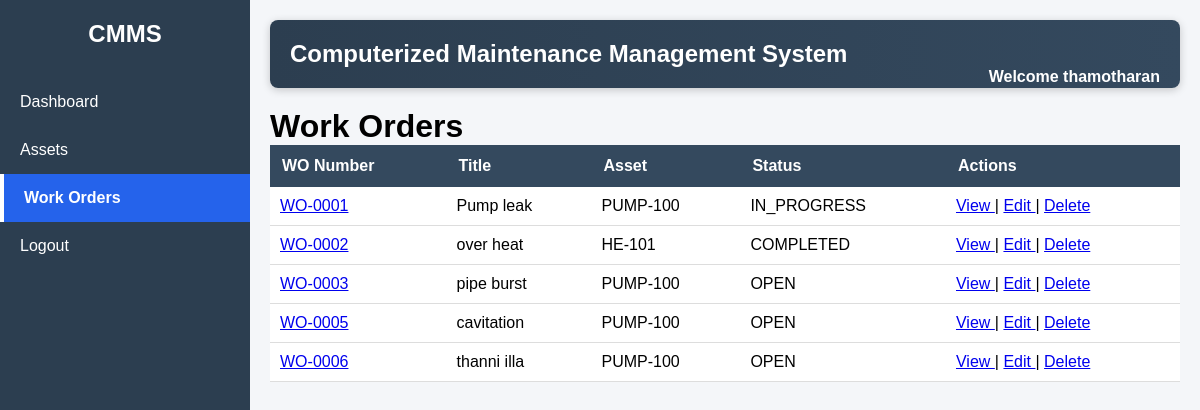
Page /workorders/ (signed in) on the committed database.
### workorders/models.py (models this page shows, shortened)
class WorkOrder(models.Model):
    STATUS_CHOICES = [
        ('OPEN', 'Open'),
        ('IN_PROGRESS', 'In Progress'),
        ('COMPLETED', 'Completed'),
    ]
    work_order_number = models.CharField(
        max_length=20,
        unique=True,
        blank=True
    )
    title = models.CharField(
        max_length=200
    )
    description = models.TextField()
    asset = models.ForeignKey(
        Asset,
        on_delete=models.CASCADE
    )
    status = models.CharField(
        max_length=20,
        choices=STATUS_CHOICES,
        default='OPEN'
    )
    created_date = models.DateField(
        auto_now_add=True
    )

### assets/models.py (models this page shows, shortened)
class Asset(models.Model):
    STATUS_CHOICES = [
        ('ACTIVE', 'Active'),
        ('INACTIVE', 'Inactive'),
        ('UNDER_MAINTENANCE', 'Under Maintenance'),
    ]
    CRITICALITY_CHOICES = [
        ('LOW', 'Low'),
        ('MEDIUM', 'Medium'),
        ('HIGH', 'High'),
    ]
    asset_code = models.CharField(max_length=50, unique=True)
    name = models.CharField(max_length=200)
    installation_date = models.DateField()
    status = models.CharField(
        max_length=20,
        choices=STATUS_CHOICES,
        default='ACTIVE'
    )
    criticality = models.CharField(
        max_length=10,
        choices=CRITICALITY_CHOICES,
        default='MEDIUM'
    )
    created_at = models.DateTimeField(auto_now_add=True)
    updated_at = models.DateTimeField(auto_now=True)

### workorders/views.py (the view)
# urls.py: path('', work_order_list, name='work_order_list'),
@login_required
def work_order_list(request):
    work_orders = get_all_work_orders()
    return render(
        request,
        'workorders/work_order_list.html',
        {
            'work_orders': work_orders,
            "current_page": "workorders",
        }
    )

### workorders/services.py (called while the page is built)
def get_all_work_orders():
    return WorkOrder.objects.all()

### templates/workorders/work_order_list.html
{% extends 'base.html' %}
{% block content %}
<h1>Work Orders</h1>
<table>
    <tr>
        <th>WO Number</th>
        <th>Title</th>
        <th>Asset</th>
        <th>Status</th>
        <th>Actions</th>
    </tr>
    {% for work_order in work_orders %}
    <tr>
        <td>
            <a href="/workorders/{{ work_order.id }}/">
                {{ work_order.work_order_number }}
            </a>
        </td>
        <td>
            {{ work_order.title }}
        </td>
        <td>
            {{ work_order.asset.asset_code }}
        </td>
        <td>
            {{ work_order.status }}
        </td>
        <td>
            <a href="/workorders/{{ work_order.id }}/">
                View
            </a>
            |
            <a href="/workorders/{{ work_order.id }}/edit/">
                Edit
            </a>
            |
            <a href="/workorders/{{ work_order.id }}/delete/">
                Delete
            </a>
        </td>
    </tr>
    {% empty %}
    <tr>
        <td colspan="5">
            No work orders found.
        </td>
    </tr>
    {% endfor %}
</table>
{% endblock %}

### templates/base.html (shortened to what this page needs)
{% load static %}
<!DOCTYPE html>
<html>
<head>
        <link rel="stylesheet"
          href="{% static 'css/style.css' %}">
</head>
<body>
<div class="layout">
    <div class="sidebar">
        <h2>CMMS</h2>
        <a href="{% url 'dashboard' %}"
        class="{% if current_page == 'dashboard' %}active-link{% endif %}">
            Dashboard
        </a>
        <a href="{% url 'asset_list' %}"
        class="{% if current_page == 'assets' %}active-link{% endif %}">
            Assets
        </a>
        <a href="{% url 'work_order_list' %}"
        class="{% if current_page == 'workorders' %}active-link{% endif %}">
            Work Orders
        </a>
        <a href="/logout/">
            Logout
        </a>
    </div>
    <div class="content">
        <div class="topbar">
            <h2>
                Computerized Maintenance Management System
            </h2>
            <span class="welcome">
                Welcome
                {{ request.user.username }}
            </span>
        </div>
        {% block content %}
        {% endblock %}
    </div>
</div>
</body>
</html>

### static/css/style.css (style rules this page uses)
* { margin: 0; padding: 0; box-sizing: border-box; }
body { font-family: Arial, sans-serif; background-color: #f4f6f9; }
.layout { display: flex; min-height: 100vh; }
.sidebar { width: 250px; background-color: #2c3e50; color: white; padding-top: 20px; }
.sidebar h2 { text-align: center; margin-bottom: 30px; }
.sidebar a { display: block; color: white; text-decoration: none; padding: 15px 20px; }
.content { flex: 1; padding: 20px; }
.topbar { background: linear-gradient( 90deg, #2c3e50, #34495e ); color: white; padding: 20px; margin-bottom: 20px; border-radius: 8px; box-shadow: 0 2px 8px rgba(0,0,0,0.2); }
.topbar h2 { margin: 0; }
.welcome { float: right; font-weight: bold; }
table { width: 100%; border-collapse: collapse; background-color: white; }
th { background-color: #34495e; color: white; padding: 12px; text-align: left; }
td { padding: 10px; border-bottom: 1px solid #ddd; }
.active-link { background: #2563eb; border-left: 4px solid white; font-weight: bold; }
.sidebar a.active-link { background: #2563eb; border-left: 4px solid white; font-weight: bold; }

### rows in the picture
WorkOrder: work_order_number "WO-0001", title "Pump leak", asset.asset_code "PUMP-100", status "IN_PROGRESS"
WorkOrder: work_order_number "WO-0002", title "over heat", asset.asset_code "HE-101", status "COMPLETED"
WorkOrder: work_order_number "WO-0003", title "pipe burst", asset.asset_code "PUMP-100", status "OPEN"
WorkOrder: work_order_number "WO-0005", title "cavitation", asset.asset_code "PUMP-100", status "OPEN"
WorkOrder: work_order_number "WO-0006", title "thanni illa", asset.asset_code "PUMP-100", status "OPEN"

### other values in the picture
{{ request.user.username }} "thamotharan"
